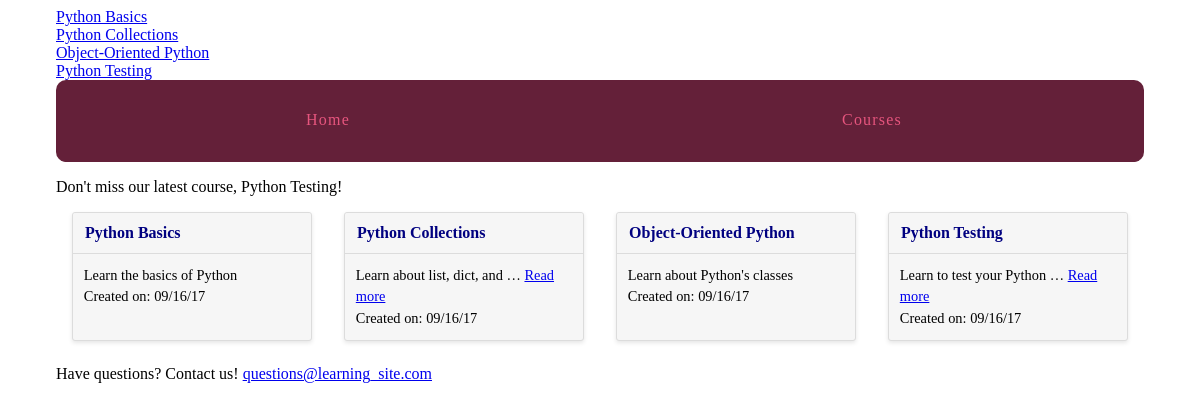
The app's page /courses/, older data.
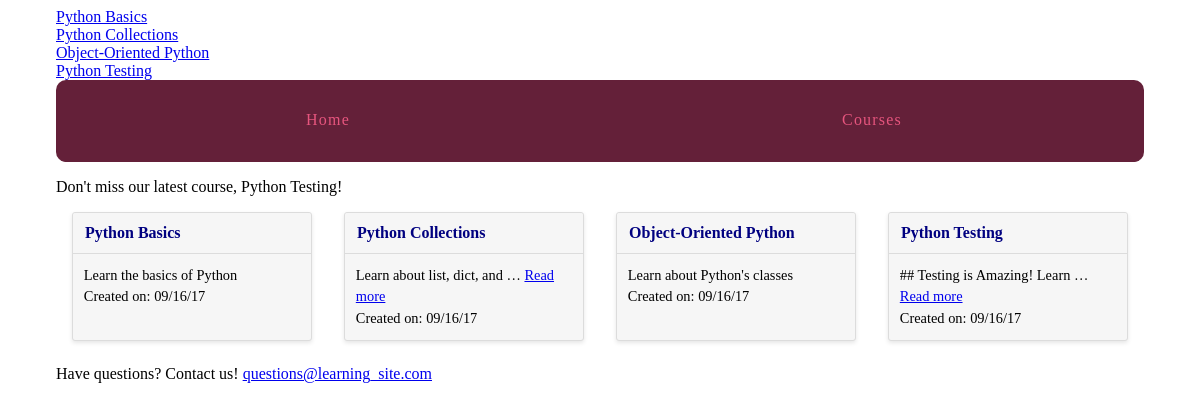
The same page, newer data.
### courses/models.py (models this page shows)
class Course(models.Model):
    created_at = models.DateTimeField(auto_now_add=True)
    title = models.CharField(max_length=255)
    description = models.TextField()
    def __str__(self):
        return self.title

### courses/views.py (the view)
def course_list(request):
    courses = Course.objects.all()
    email = 'questions@learning_site.com'
    return render(request, 'courses/course_list.html', {'courses': courses,
                                                        'email': email})

### courses/templatetags/course_extras.py (called while the page is built)
@register.simple_tag
def newest_course():
    return Course.objects.latest('created_at')

@register.inclusion_tag('courses/course_nav.html')
def nav_courses_list():
    courses = Course.objects.all()
    return {'courses': courses}

### courses/templates/courses/course_list.html (shortened to what this page needs)
{% extends "layout.html" %}
{% load static from staticfiles %}
{% block static %}<link rel="stylesheet" href="{% static 'courses/css/courses.css' %}">{% endblock %}
{% block content %}
<div class="cards">
  {% for course in courses %}
  <div class="card">
    <header><a href="{% url 'courses:detail' pk=course.pk %}">{{ course.title }}</a></header>
    <div class="card-copy">
      {% if course.description|wordcount <= 5 %}
        {{ course.description }}
      {% else %}
        {{ course.description|truncatewords:5 }}
        <a href="{% url 'courses:detail' pk=course.pk %}">Read more</a>
      {% endif %}
      <div>Created on: {{ course.created_at|date:"m/d/y" }}</div>
    </div>
  </div>
  {% endfor %}
  <div>Have questions? Contact us! {{ email|urlize }}</div>
</div>
{% endblock %}

### templates/layout.html (shortened to what this page needs)
{% load static from staticfiles %}
{% load course_extras %}
<!doctype html>
<html>
  <head>
    <link rel="stylesheet" href="{% static 'css/layout.css' %}">
    {% block static %}{% endblock %}
  </head>
  <body>
    <div class="site-container">
      <div>{% nav_courses_list %}</div>
      <nav>
        <a href="{% url 'homepage' %}">Home</a>
        <a href="{% url 'courses:list' %}">Courses</a>
      </nav>
      <p>Don't miss our latest course, {% newest_course %}!</p>
      {% block content %}{% endblock %}
    </div>
  </body>
</html>

### courses/templates/courses/course_nav.html
{% for course in courses %}
  <div><a href="{% url 'courses:detail' pk=course.pk %}">{{ course.title }}</a></div>
{% endfor %}

Row changes from the older to the newer data that the page shows:
changed Course "Python Testing": description "Learn to test your Python …" → "## Testing is Amazing! Learn …"
